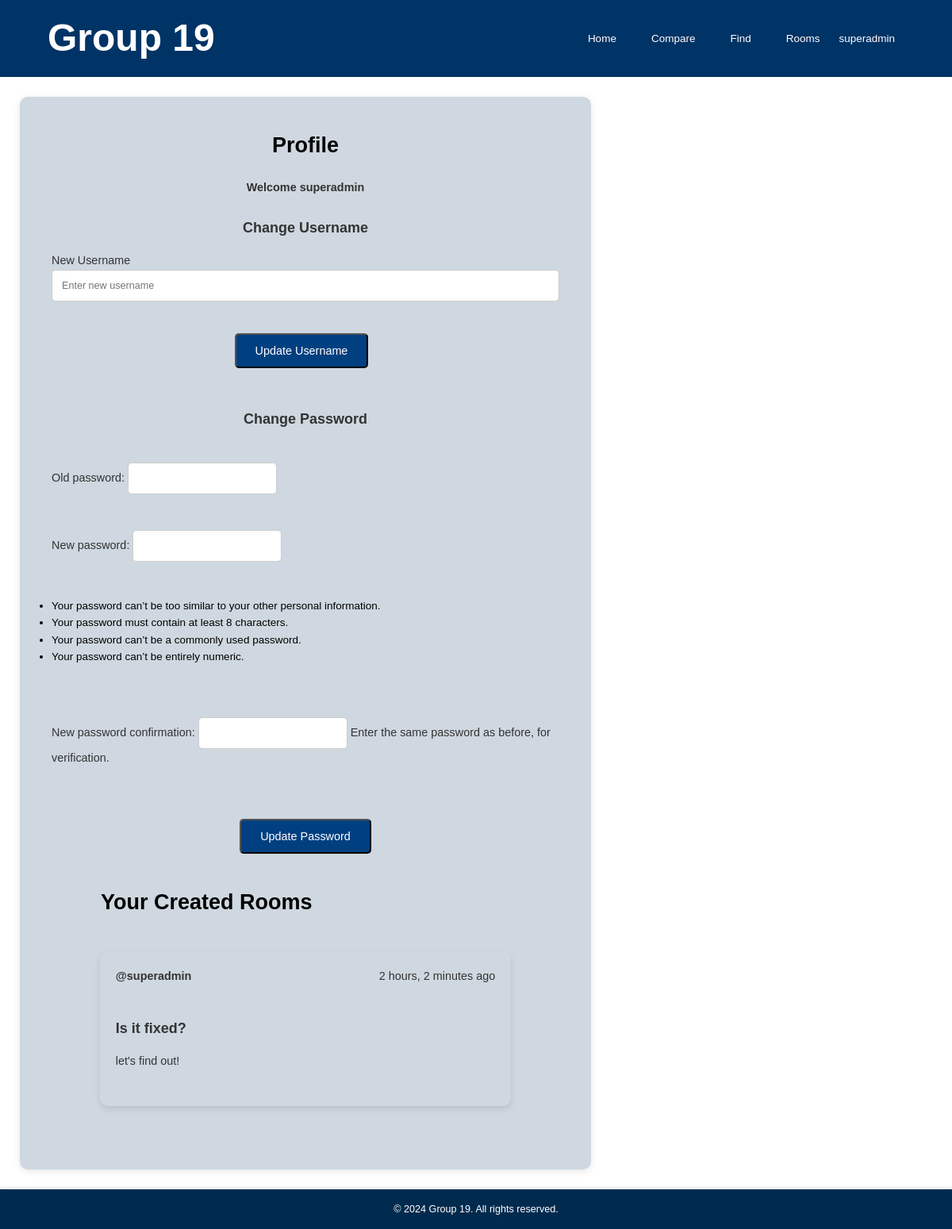
Screenshot of /profile/ (signed in) with the database file from the repository.
### base/models.py (models this page shows, shortened)
class Room(models.Model):
    name = models.CharField(max_length=255)
    description = models.TextField(blank=True, null=True)
    creator = models.ForeignKey(User, on_delete=models.CASCADE, related_name="rooms_created")
    created_at = models.DateTimeField(auto_now_add=True)

### base/views.py (the view, shortened to what this page needs)
# urls.py: path('profile/', views.profile, name='profile'),
@login_required(login_url='login_register')
def profile(request):
    user = request.user
    password_form = PasswordChangeForm(user)
    rooms = Room.objects.filter(creator=user)
    return render(request, 'base/profile.html', {
        'user': user,
        'password_form': password_form,
        'rooms': rooms
    })

### base/templates/base/profile.html (shortened to what this page needs)
{% extends 'main.html' %}
{% block content %}
<div class="profile-container">
    <h2>Profile</h2>
    <p><strong>Welcome {{ user.username }}</strong></p>
    <div class="profile-heading">
        <h3>Change Username</h3>
    </div>
    <form method="POST">
        <div class="form-group">
            <label for="username">New Username</label>
            <input type="text" name="username" id="username" class="form-control" placeholder="Enter new username" required>
        </div>
        <button type="submit" class="btn btn-primary">Update Username</button>
    </form>
    <div class="change-pass-heading">
        <h3>Change Password</h3>
    </div>
    <form method="POST">
        {{ password_form.as_p }}
        <button type="submit" class="btn btn-warning">Update Password</button>
    </form>
    <div class="container room-list">
        <div class="room-list-header">
            <h2 class="room-list-title">Your Created Rooms</h2>
        </div>
        <ul class="room-list">
            {% for room in rooms %}
                <li class="room-item">
                    <a href="{% url 'chatroom' room.id %}" class="room-link">
                        <div class="room-header">
                            <p class="room-name">@{{ room.creator.username }}</p>
                            <p class="room-time">{{ room.created_at|timesince }} ago</p>
                        </div>
                        <h3 class="room-name">{{ room.name }}</h3>
                        <p class="room-description">
                            {% if room.description|length > 100 %}
                                {{ room.description|slice:":100" }}...
                            {% else %}
                                {{ room.description }}
                            {% endif %}
                        </p>
                    </a>
                </li>
            {% empty %}
                <p>You haven't created any rooms yet.</p>
            {% endfor %}
        </ul>
    </div>
</div>
{% endblock %}

### templates/navbar.html (shortened to what this page needs)
<header>
    <div class="container header-container">
        <a href="{% url 'home' %}" class="header__logo">
            <h1>Group 19</h1>
        </a>
        <nav>
            <div class="navbar">
                <ul class="navbar-links">
                    <li><a href="{% url 'home' %}">Home</a></li>
                    <li><a href="{% url 'compare' %}">Compare</a></li>
                    <li><a href="{% url 'find' %}">Find</a></li>
                    <li><a href="{% url 'room_list' %}">Rooms</a></li>
                </ul>
                {% if user.is_authenticated %}
                <div class="dropdown">
                    <a href="#" id="profileToggle">{{ user.username }}</a>
                </div>
                {% else %}
                <a href="{% url 'login_register' %}">Login/Register</a>
                {% endif %}
            </div>
        </nav>
    </div>
  </header>

### static/styles/style.css (style rules this page uses)
* { font-family: sans-serif; margin: 0; padding: 0; box-sizing: border-box; text-rendering: optimizeLegibility; }
html { font-size: 56.25%; }
body { min-height: 100vh; line-height: 1.6; font-weight: 400; font-size: 1.5rem; color: black; background-color: white; }
a { display: inline-block; color: white; text-decoration: none; }
.container { max-width: 120rem; width: 90%; margin: auto; }
header { background-color: #003366; padding: 10px 0px; }
.header-container { display: flex; justify-content: space-between; align-items: center; }
.header__logo { text-decoration: none; color: white; font-size: 24px; font-weight: bold; }
.header__logo h1 { margin: 0; }
nav .navbar { display: flex; align-items: center; }
.navbar-links { list-style-type: none; padding: 0; margin: 0; display: flex; gap: 20px; }
.navbar-links li { list-style: none; }
.navbar-links a { text-decoration: none; color: white; font-weight: 500; padding: 8px 12px; transition: color 0.3s ease; }
#profileToggle { padding: 8px 12px; }
.room-list-title { font-size: 3rem; font-weight: bold; margin-left: 10px; }
.btn-primary { padding: 12px 24px; margin-right: 10px; font-size: 1.6rem; color: white; background-color: #004080; border-radius: 5px; transition: background-color 0.3s ease; text-decoration: none; }
.room-list { list-style-type: none; text-align: center; padding: 0; margin: 20px 0; }
.room-list-header { display: flex; justify-content: space-between; align-items: center; margin: 20px; }
.room-item { background-color: #cfd8e0; color: black; padding: 20px; margin-bottom: 20px; border-radius: 10px; box-shadow: 0 4px 8px rgba(0, 0, 0, 0.1); max-width: 90%; margin-left: auto; margin-right: auto; display: flex; flex-direction: column; }
.room-header { display: flex; justify-content: space-between; align-items: flex-start; margin-bottom: 15px; }
.room-name { font-size: 2rem; font-weight: bold; color: black; text-decoration: none; transition: color 0.3s ease; text-align: left; }
.room-time { font-size: 1.4rem; color: #666; text-align: right; }
.room-description { font-size: 1.6rem; color: #666; margin-top: 10px; line-height: 1.6; text-align: left; }
form { display: flex; flex-direction: column; gap: 15px; width: 100%; }
form button { padding: 8px 16px; font-size: 1.4rem; background-color: #004080; color: white; border-radius: 5px; cursor: pointer; transition: background-color 0.3s ease; width: auto; align-self: center; }
.profile-container { max-width: 80rem; margin: 25px; padding: 40px; background-color: #cfd8e0; border-radius: 10px; box-shadow: 0 2px 10px rgba(0, 0, 0, 0.1); display: flex; justify-content: center; align-items: center; flex-direction: column; }
.profile-heading { text-align: center; }
.change-pass-heading { text-align: center; margin-top: 50px ; margin-bottom: 25px; }
.profile-container h2 { font-size: 3rem; color: black; margin-bottom: 20px; font-weight: bold; text-align: center; }
.profile-container h3 { font-size: 2rem; color: #333; margin-bottom: 15px; }
.profile-container p { font-size: 1.6rem; color: #333; margin-bottom: 25px; }
.profile-container form { display: flex; flex-direction: column; gap: 20px; }
.profile-container form .form-group { display: flex; flex-direction: column; }
.profile-container form label { font-size: 1.6rem; color: #333; }
.profile-container form input { padding: 12px; font-size: 1.4rem; border: 1px solid #ccc; border-radius: 5px; box-sizing: border-box; }
.profile-container form button { padding: 12px 24px; font-size: 1.6rem; background-color: #004080; color: white; border-radius: 5px; cursor: pointer; transition: background-color 0.3s ease; align-self: center; margin-top: 20px; }
.profile-container form .btn-warning { background-color: #004080; }

### rows the page displays
Room: creator.username "superadmin", created_at "2 hours, 2 minutes", name "Is it fixed?", description "let's find out!"

### other values shown
{{ user.username }} "superadmin"
